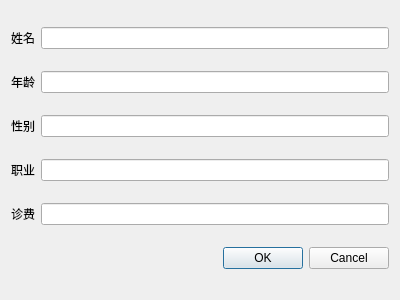
<?xml version="1.0" encoding="UTF-8"?>
<ui version="4.0">
 <class>addoctor</class>
 <widget class="QDialog" name="addoctor">
  <property name="geometry">
   <rect>
    <x>0</x>
    <y>0</y>
    <width>400</width>
    <height>300</height>
   </rect>
  </property>
  <property name="windowTitle">
   <string>Dialog</string>
  </property>
  <layout class="QGridLayout" name="gridLayout">
   <item row="0" column="0">
    <widget class="QLabel" name="label">
     <property name="text">
      <string>姓名</string>
     </property>
    </widget>
   </item>
   <item row="0" column="1">
    <widget class="QLineEdit" name="Dname"/>
   </item>
   <item row="1" column="0">
    <widget class="QLabel" name="label_2">
     <property name="text">
      <string>年龄</string>
     </property>
    </widget>
   </item>
   <item row="1" column="1">
    <widget class="QLineEdit" name="Dage"/>
   </item>
   <item row="2" column="0">
    <widget class="QLabel" name="label_3">
     <property name="text">
      <string>性别</string>
     </property>
    </widget>
   </item>
   <item row="2" column="1">
    <widget class="QLineEdit" name="Dgender"/>
   </item>
   <item row="3" column="0">
    <widget class="QLabel" name="label_4">
     <property name="text">
      <string>职业</string>
     </property>
    </widget>
   </item>
   <item row="3" column="1">
    <widget class="QLineEdit" name="Dprofession"/>
   </item>
   <item row="4" column="0">
    <widget class="QLabel" name="label_5">
     <property name="text">
      <string>诊费</string>
     </property>
    </widget>
   </item>
   <item row="4" column="1">
    <widget class="QLineEdit" name="Dfree"/>
   </item>
   <item row="5" column="1">
    <widget class="QDialogButtonBox" name="Dbutton">
     <property name="standardButtons">
      <set>QDialogButtonBox::Cancel|QDialogButtonBox::Ok</set>
     </property>
    </widget>
   </item>
  </layout>
 </widget>
 <resources/>
 <connections/>
</ui>
